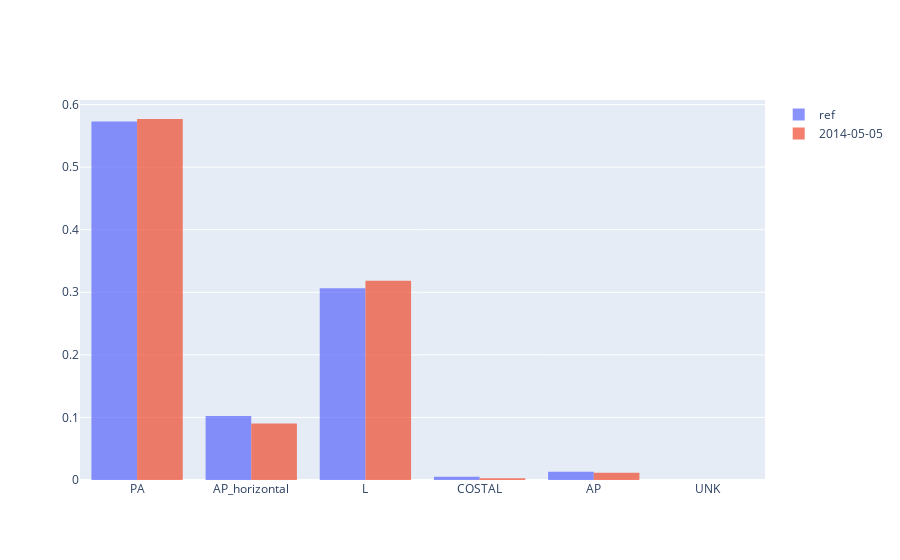

This figure's notebook cell:
### Code cell
fig = go.Figure()


fig.add_trace(go.Histogram(
    x=ref[col],
    histnorm='probability',
    name='ref', # name used in legend and hover labels
    # xbins=dict( # bins used for histogram
    #     start=-4.0,
    #     end=3.0,
    #     size=0.5
    # ),
    opacity=0.75
))
fig.add_trace(go.Histogram(
    x=sample[col],
    histnorm='probability',
    name=day,
    # xbins=dict(
    #     start=-3.0,
    #     end=4,
    #     size=0.5
    # ),
    opacity=0.75
))

fig.update_layout(hovermode="x unified", 
    hoverlabel=dict(
        bgcolor="white",
        font_size=10,
    ))

fig.show()

### Figure 1 — Plotly figure (JSON) as saved in the notebook; plotly's stock layout.template omitted (floating-point values rounded to 4 significant figures; data arrays with more than 128 entries replaced by an {"elided": "..."} marker saying what was removed)
{"data": [{"histnorm": "probability", "name": "ref", "opacity": 0.75, "type": "histogram", "x": {"elided": "22176 str values"}}, {"histnorm": "probability", "name": "2014-05-05", "opacity": 0.75, "type": "histogram", "x": {"elided": "2255 str values"}}], "layout": {"hoverlabel": {"bgcolor": "white", "font": {"size": 10}}, "hovermode": "x unified"}}
